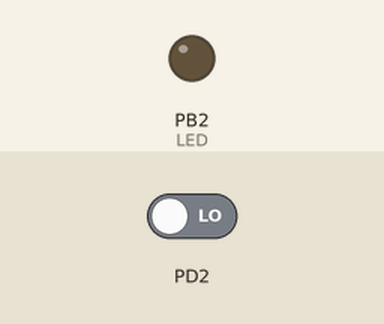
Recording of a program running on a simulated ATmega328P, built with avr-gcc and emulated at 0.5 MHz. Shown: output pins drawn as LEDs (lit = HIGH). The test bench sets the inputs (shaded band); at power-on: PD2 LOW.

Above: at 1.2 s.
1.3 s: PD2 driven HIGH
At 2.4 s:
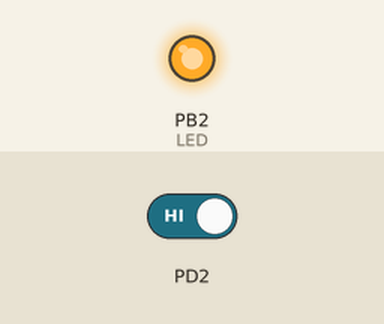
2.8 s: PD2 driven LOW
At 3.9 s:
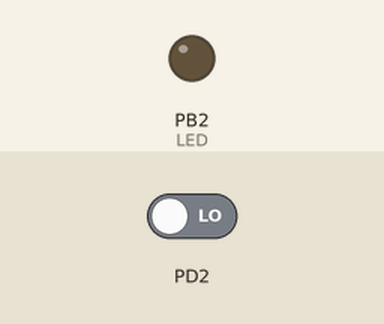
Timing chart, 0 to 5.8 s (numbered marks = the images above; inputs shaded):
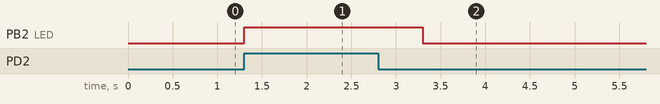

Measured:
- after the input at 1.3 s, PB2 (LED): LOW → HIGH at once
- after the input at 2.8 s, PB2 (LED): HIGH → LOW after 0.50 s

The program:

main.c
```c
/*
 * part02.c
 *
 * Created: 3/3/2018 10:36:30 PM
 * Author : Eilat
 */

#include <avr/io.h>
#include <avr/interrupt.h>
#define F_CPU 500000UL	//frequency 0.5MHz
#include <util/delay.h>

int main()
{
	DDRB |=(1<<2);
	DDRD &= ~(1<<2);

	while (1)
	{
			if (PIND & 0x04){			//if switch pressed
				PORTB |= (1<<2);	//turn on LED at port B2
				_delay_ms (1000);	//wait one sec

			}
			else {
				PORTB &= ~(1<<2);	//turn the LED off
			}

	}

}
```
